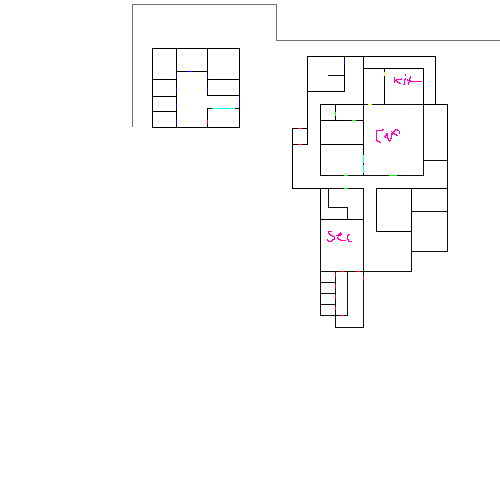
#> input picture tools/wallgen/jail.png, 500 x 500 px, found by its file name
$ python 01_extract_walls.py
#> lines starting #> are read from the running program, lines starting #| are printed output that depends on the picture; after the words box and inside, x2 and y2 are one past the last pixel; in counts of white or black regions, pixels touching at a corner belong together
import json
import sys
from PIL import Image
import numpy as np

IMG_PATH = sys.argv[1] if len(sys.argv) > 1 else "jail.png"
MIN_RUN = 6  # minimum pixel run length to count as a wall run (filters annotation dots/ticks)
MERGE_GAP = 3  # max row/col gap to merge adjacent thick-line rows/cols into one wall
OVERLAP_MIN = 4  # minimum x/y overlap (px) to consider two runs part of the same wall band

img = Image.open(IMG_PATH).convert("RGB")
arr = np.array(img).astype(int)
r, g, b = arr[:, :, 0], arr[:, :, 1], arr[:, :, 2]
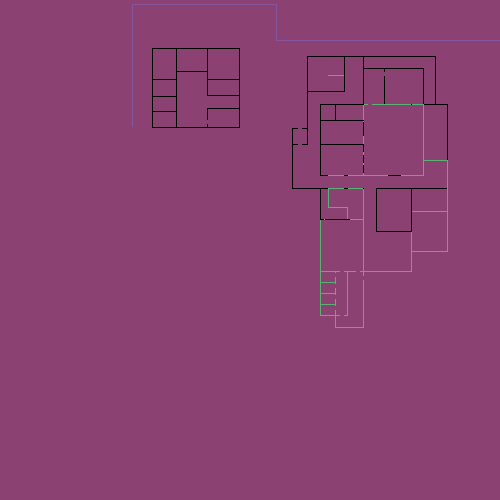
#> r: shape (500, 500) int64; 4 distinct labels, from 0 to 255; one colour per label, 0 black
#> g: shape (500, 500) int64; 4 distinct labels, from 0 to 255
#> b: shape (500, 500) int64; 5 distinct labels, from 0 to 255

# grayscale + dark => wall ink. Colored door/window markers are deliberately
# EXCLUDED here (not bridged in): a marker can either replace a short stretch
# of an otherwise-continuous wall (closet dividers) or sit at the edge of an
# already-blank gap (a window drawn as an actual opening). Bridging marker
# color into the wall mask fixes the first case but silently shrinks the
# second (eats into the real opening, making "wall" appear inside a window).
# Instead we rely on a low MIN_RUN so short wall stubs on either side of a
# marker survive on their own, and 03_build_floorplan.py's gap-merging
# bridges across the marker afterward using the *un-inked* gap width.
is_gray = (np.abs(r - g) < 12) & (np.abs(g - b) < 12) & (np.abs(r - b) < 12)
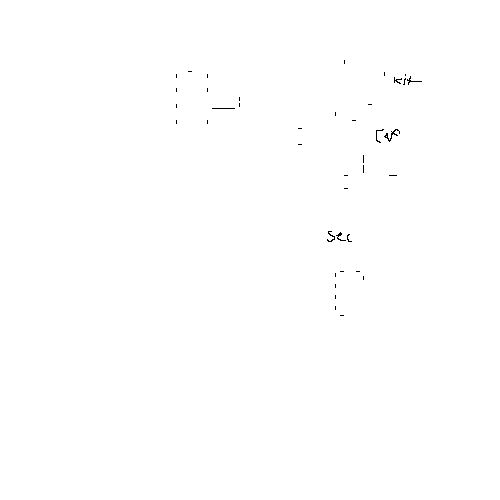
#> is_gray: shape (500, 500) bool; 99.9% white; black in thin lines or dots, all inside (x1, y1, x2, y2) = (176, 60, 422, 316)
is_dark = (r < 200)
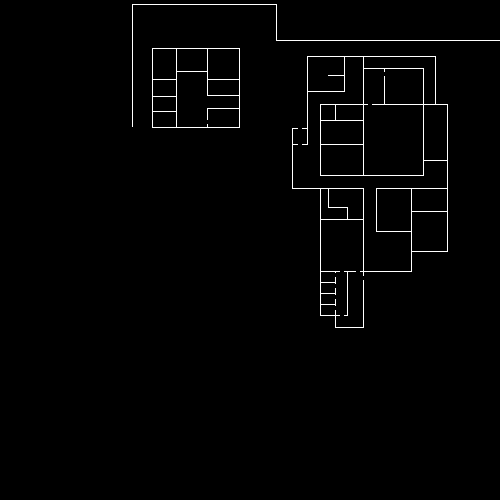
#> is_dark: shape (500, 500) bool; 1.4% white in thin lines or dots, all inside (x1, y1, x2, y2) = (132, 4, 500, 328)
mask = is_gray & is_dark
H, W = mask.shape
#> H = 500; W = 500


def find_runs_1d(bool_row, min_len):
    runs = []
    start = None
    for i, v in enumerate(bool_row):
        if v and start is None:
            start = i
        elif not v and start is not None:
            if i - start >= min_len:
                runs.append((start, i - 1))
            start = None
    if start is not None and len(bool_row) - start >= min_len:
        runs.append((start, len(bool_row) - 1))
    return runs


def extract_bands(mask, axis_len_min):
    """axis 0 = rows (find horizontal runs per row); returns list of per-line runs: (line_idx, x0, x1)"""
#> called with axis_len_min = 6
    per_line = []
    for y in range(mask.shape[0]):
        for (x0, x1) in find_runs_1d(mask[y, :], axis_len_min):
            per_line.append((y, x0, x1))
    return per_line


def merge_bands(per_line, merge_gap, overlap_min):
    """Merge consecutive-row runs with overlapping x-range into wall segments.
    per_line: list of (line_idx, a0, a1) sorted implicitly by line_idx (rows) already."""
    per_line.sort(key=lambda t: t[0])
    active = []  # list of dict(lines=[idx,...], a0, a1, last_line)
    finished = []
    for (idx, a0, a1) in per_line:
        matched = None
        for band in active:
            ov = min(band["a1"], a1) - max(band["a0"], a0)
            if idx - band["last_line"] <= merge_gap and ov >= overlap_min:
                matched = band
                break
        if matched:
            matched["a0"] = min(matched["a0"], a0)
            matched["a1"] = max(matched["a1"], a1)
            matched["lines"].append(idx)
            matched["last_line"] = idx
        else:
            active.append({"lines": [idx], "a0": a0, "a1": a1, "last_line": idx})
        # retire bands not touched recently
        still = []
        for band in active:
            if idx - band["last_line"] > merge_gap:
                finished.append(band)
            else:
                still.append(band)
        active = still
    finished.extend(active)
    return finished


# horizontal wall lines: runs along each row
h_runs = extract_bands(mask, MIN_RUN)
#> h_runs = 44 items, first 6: (4, 132, 276), (40, 276, 499), (48, 152, 239), (56, 307, 435), (68, 363, 423), (71, 176, 187)
h_bands = merge_bands(h_runs, MERGE_GAP, OVERLAP_MIN)
#> the loop in merge_bands, `for (idx, a0, a1) in per_line:` made 44 passes
#> (idx, a0, a1) on passes 1 to 12: (4, 132, 276), (40, 276, 499), (48, 152, 239), (56, 307, 435), (68, 363, 423), (71, 176, 187), (71, 192, 207), (75, 328, 344), (79, 152, 176), (79, 207, 239), (91, 307, 344), (95, 207, 239)
#> after the loop in merge_bands, `for (idx, a0, a1) in per_line:`: finished = 43 items
#> h_bands = 44 items

# vertical wall lines: runs along each column (transpose)
maskT = mask.T
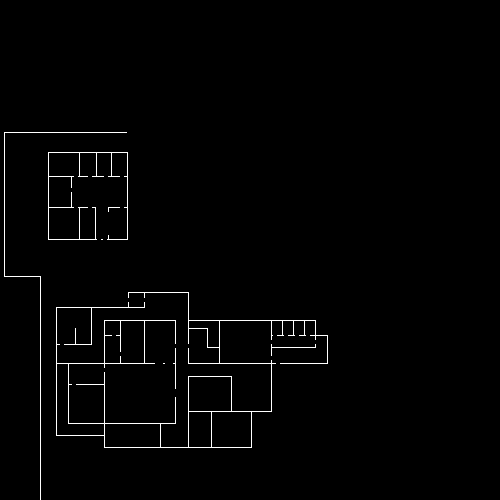
#> maskT: shape (500, 500) bool; 1.4% white in thin lines or dots, all inside (x1, y1, x2, y2) = (4, 132, 328, 500)
v_runs = extract_bands(maskT, MIN_RUN)
#> v_runs = 34 items, first 6: (132, 4, 126), (152, 48, 127), (176, 48, 73), (176, 78, 87), (176, 92, 103), (176, 108, 119)
v_bands = merge_bands(v_runs, MERGE_GAP, OVERLAP_MIN)
#> the loop in merge_bands (call 2), `for (idx, a0, a1) in per_line:` made 34 passes
#> (idx, a0, a1) on passes 1 to 12: (132, 4, 126), (152, 48, 127), (176, 48, 73), (176, 78, 87), (176, 92, 103), (176, 108, 119), (207, 48, 73), (207, 78, 87), (207, 108, 119), (239, 48, 96), (239, 107, 127), (276, 4, 40)
#> v_bands = 34 items

segments = []
for band in h_bands:
    # round -- an even-thickness band's row average lands on .5, and
    # fractional pixel positions have caused real downstream bugs.
    y_c = round(sum(band["lines"]) / len(band["lines"]))
    thickness = max(band["lines"]) - min(band["lines"]) + 1
    segments.append({
        "orient": "H",
        "x0": band["a0"], "x1": band["a1"],
        "y": y_c, "thickness": thickness,
    })
#> this loop made 44 passes
#> (band, y_c) on passes 1 to 11: ({'lines': [4], 'a0': 132, 'a1': 276, 'last_line': 4}, 4), ({'lines': [40], 'a0': 276, 'a1': 499, 'last_line': 40}, 40), ({'lines': [48], 'a0': 152, 'a1': 239, 'last_line': 48}, 48), ({'lines': [56], 'a0': 307, 'a1': 435, 'last_line': 56}, 56), ({'lines': [68], 'a0': 363, 'a1': 423, 'last_line': 68}, 68), ({'lines': [71], 'a0': 176, 'a1': 187, 'last_line': 71}, 71), ({'lines': [71], 'a0': 192, 'a1': 207, 'last_line': 71}, 71), ({'lines': [75], 'a0': 328, 'a1': 344, 'last_line': 75}, 75), ({'lines': [79], 'a0': 152, 'a1': 176, 'last_line': 79}, 79), ({'lines': [79], 'a0': 207, 'a1': 239, 'last_line': 79}, 79), ({'lines': [91], 'a0': 307, 'a1': 344, 'last_line': 91}, 91)
#> after the loop, segments = 44 items
for band in v_bands:
    x_c = round(sum(band["lines"]) / len(band["lines"]))
    thickness = max(band["lines"]) - min(band["lines"]) + 1
    segments.append({
        "orient": "V",
        "y0": band["a0"], "y1": band["a1"],
        "x": x_c, "thickness": thickness,
    })
#> this loop made 34 passes
#> (band, x_c) on passes 1 to 11: ({'lines': [132], 'a0': 4, 'a1': 126, 'last_line': 132}, 132), ({'lines': [152], 'a0': 48, 'a1': 127, 'last_line': 152}, 152), ({'lines': [176], 'a0': 48, 'a1': 73, 'last_line': 176}, 176), ({'lines': [176], 'a0': 78, 'a1': 87, 'last_line': 176}, 176), ({'lines': [176], 'a0': 92, 'a1': 103, 'last_line': 176}, 176), ({'lines': [176], 'a0': 108, 'a1': 119, 'last_line': 176}, 176), ({'lines': [207], 'a0': 48, 'a1': 73, 'last_line': 207}, 207), ({'lines': [207], 'a0': 78, 'a1': 87, 'last_line': 207}, 207), ({'lines': [207], 'a0': 108, 'a1': 119, 'last_line': 207}, 207), ({'lines': [239], 'a0': 48, 'a1': 96, 'last_line': 239}, 239), ({'lines': [239], 'a0': 107, 'a1': 127, 'last_line': 239}, 239)
#> after the loop, segments = 78 items

print(f"mask dark pixels: {mask.sum()}", file=sys.stderr)
print(f"H bands: {len(h_bands)}  V bands: {len(v_bands)}", file=sys.stderr)

with open("wall_segments.json", "w") as f:
    json.dump({"width": W, "height": H, "segments": segments}, f, indent=2)

print("wrote wall_segments.json")

$ run again, with tools/wallgen/v224_top_course1.png copied over tools/wallgen/jail.png
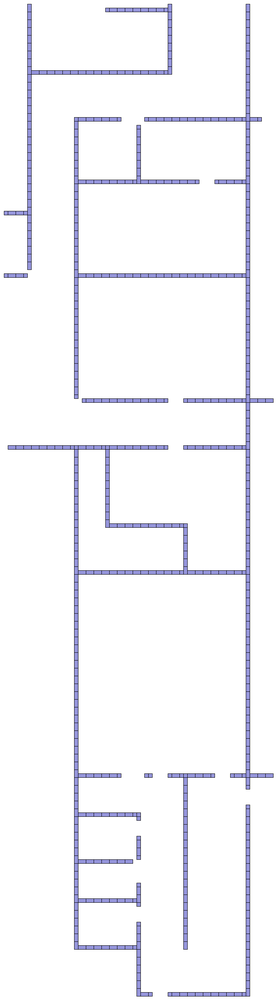
#> input picture tools/wallgen/v224_top_course1.png, 277 x 1000 px, shrunk from 710 x 2560 before the run, found by its file name
#> img is the input picture: PIL image 277x1000 RGB; mean R, G, B 245.2, 245.2, 249
#> r: shape (1000, 277) int64; 183 distinct labels, from 64 to 255
#> b: shape (1000, 277) int64; 166 distinct labels, from 85 to 255
#> is_gray: shape (1000, 277) bool; 93.1% white; 8 black regions, largest, box (x1, y1, x2, y2) and area: (8, 4, 273, 996) 13757, (4, 4, 172, 270) 2588, (168, 805, 250, 996) 1076
#> is_dark: shape (1000, 277) bool; 7.9% white; 8 white regions, largest, box (x1, y1, x2, y2) and area: (7, 4, 274, 997) 15962, (4, 4, 172, 270) 2769, (167, 804, 250, 997) 1352
#> `mask = is_gray & is_dark`:
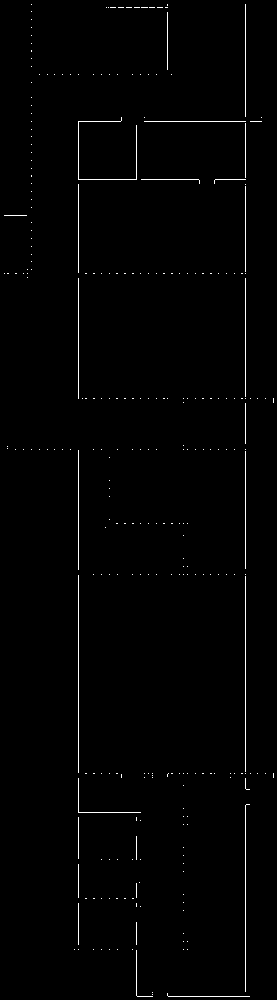
#> mask: shape (1000, 277) bool; 0.99% white in thin lines or dots
#> h_runs = [(7, 110, 115), (7, 118, 123), (7, 126, 131), (7, 134, 139), (7, 141, 147), (7, 149, 154), (7, 157, 162), (121, 78, 120), (121, 144, 245), (121, 250, 261), (179, 78, 136), (179, 141, 198), (179, 215, 245), (215, 4, 26), (812, 78, 140), (996, 137, 152), (996, 168, 249)]
#> the loop in merge_bands, `for (idx, a0, a1) in per_line:` made 17 passes
#> after the loop in merge_bands, `for (idx, a0, a1) in per_line:`: finished = 15 items
#> h_bands = 17 items
#> `maskT = mask.T`:
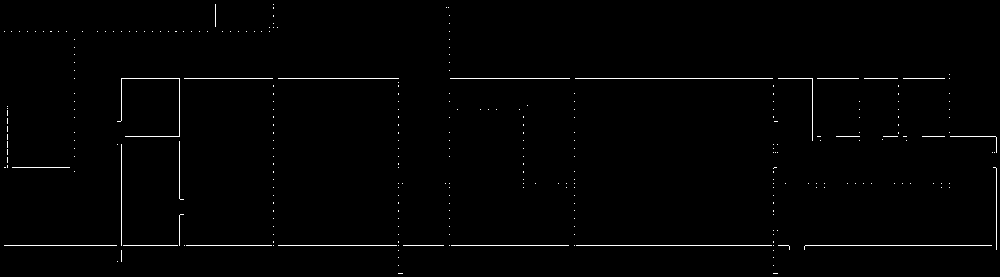
#> maskT: shape (277, 1000) bool; 0.99% white in thin lines or dots
#> v_runs = 24 items, first 6: (78, 121, 179), (78, 184, 272), (78, 278, 398), (78, 450, 569), (78, 575, 772), (78, 778, 812)
#> the loop in merge_bands (call 2), `for (idx, a0, a1) in per_line:` made 24 passes
#> v_bands = 24 items
#> the loop `for band in h_bands: # round -- an even-thickness band's row average l..` made 17 passes
#> (band, y_c) on passes 1 to 7: ({'lines': [7], 'a0': 110, 'a1': 115, 'last_line': 7}, 7), ({'lines': [7], 'a0': 118, 'a1': 123, 'last_line': 7}, 7), ({'lines': [7], 'a0': 126, 'a1': 131, 'last_line': 7}, 7), ({'lines': [7], 'a0': 134, 'a1': 139, 'last_line': 7}, 7), ({'lines': [7], 'a0': 141, 'a1': 147, 'last_line': 7}, 7), ({'lines': [7], 'a0': 149, 'a1': 154, 'last_line': 7}, 7), ({'lines': [7], 'a0': 157, 'a1': 162, 'last_line': 7}, 7)
#> after the loop `for band in h_bands:`: segments = 17 items
#> the loop `for band in v_bands:` made 24 passes
#> (band, x_c) on passes 1 to 7: ({'lines': [78], 'a0': 121, 'a1': 179, 'last_line': 78}, 78), ({'lines': [78], 'a0': 184, 'a1': 272, 'last_line': 78}, 78), ({'lines': [78], 'a0': 278, 'a1': 398, 'last_line': 78}, 78), ({'lines': [78], 'a0': 450, 'a1': 569, 'last_line': 78}, 78), ({'lines': [78], 'a0': 575, 'a1': 772, 'last_line': 78}, 78), ({'lines': [78], 'a0': 778, 'a1': 812, 'last_line': 78}, 78), ({'lines': [78], 'a0': 817, 'a1': 858, 'last_line': 78}, 78)
#> after the loop `for band in v_bands:`: segments = 41 items
